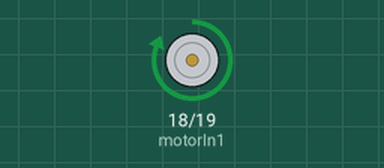
This sketch was run on a simulated Arduino Uno, built with avr-gcc and run on an emulated ATmega328P. On the bench: motor-driver pin pairs drawn as motors (green arrow = first pin HIGH = forward, orange = second pin HIGH = backward, longer = more drive).

Above: at 1.0 s.
At 2.5 s:
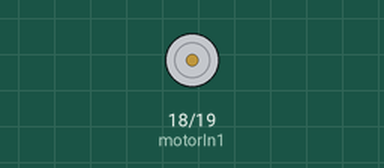
At 4.0 s:
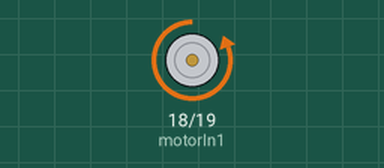
Timing chart, 0 to 7.8 s (numbered marks = the images above):
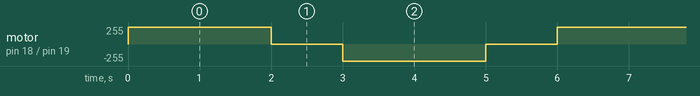

Measured:
- by itself, motor on pin 18 (motorIn1) / pin 19 (motorIn2): repeats every 6.0 s: stopped 1.0 s, backward 255/255 2.0 s, stopped 1.0 s, forward 255/255 2.0 s

The sketch:

DRV8833_motor_test.ino
```cpp
const int motorIn1 = 18;
const int motorIn2 = 19;

void setup() {
  pinMode(motorIn1, OUTPUT);
  pinMode(motorIn2, OUTPUT);
}

void loop() {
  // Forward
  digitalWrite(motorIn1, HIGH);
  digitalWrite(motorIn2, LOW);
  delay(2000);

  // Coast stop
  digitalWrite(motorIn1, LOW);
  digitalWrite(motorIn2, LOW);
  delay(1000);

  // Reverse
  digitalWrite(motorIn1, LOW);
  digitalWrite(motorIn2, HIGH);
  delay(2000);

  // Force stop
  digitalWrite(motorIn1, HIGH);
  digitalWrite(motorIn2, HIGH);
  delay(1000);
}
```
